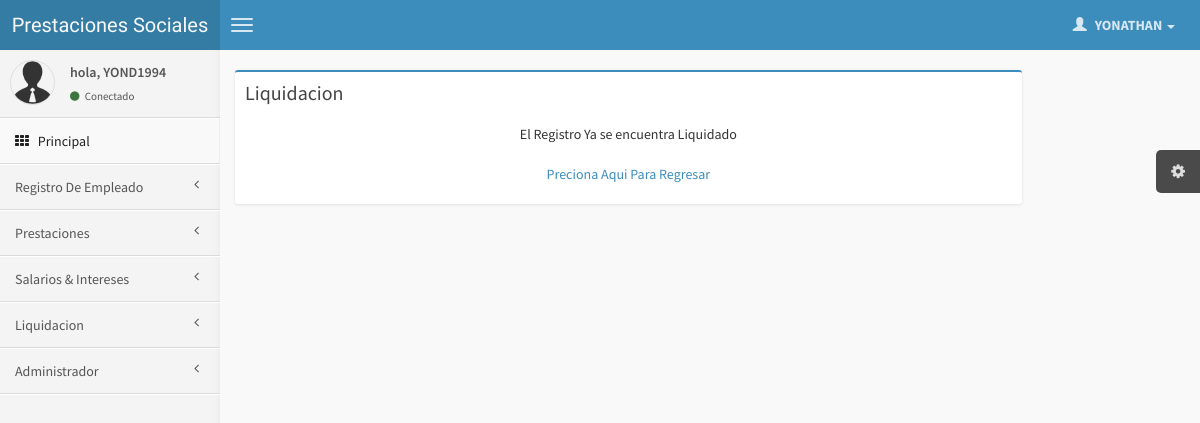
The app's page /paginas/agregarli.php?codigo=A0002 (signed in) with its own data.
### tables this page shows
CREATE TABLE `administrador` (
  `id` int(11) NOT NULL auto_increment,
  `usuario` varchar(50) NOT NULL,
  `pass` varchar(100) NOT NULL,
  `nombre` varchar(30) NOT NULL,
  `apellido` varchar(30) NOT NULL,
  `pregunta` varchar(50) NOT NULL,
  `respuesta` varchar(50) NOT NULL,
  `correo` varchar(50) NOT NULL,
  `id_extreme` varchar(50) NOT NULL,
  `tipo` int(2) NOT NULL,
  `imagen` varchar(40) NOT NULL,
  PRIMARY KEY  (`id`)
);

CREATE TABLE `empleados` (
  `id_empleado` int(10) NOT NULL auto_increment,
  `cedula` int(20) NOT NULL,
  `nombre` varchar(50) NOT NULL,
  `apellido` varchar(50) NOT NULL,
  `correo` varchar(50) NOT NULL,
  `fechai` date NOT NULL,
  `cod` varchar(20) NOT NULL,
  `ultimal` date default NULL,
  `estado` varchar(3) NOT NULL,
  PRIMARY KEY  (`cedula`),
  UNIQUE KEY `id_empleado` (`id_empleado`),
  UNIQUE KEY `cod` (`cod`)
);

### sesion.class.php (called while the page is built, shortened)
<?php
class sesion {
  public function get($nombre) {
     if (isset ( $_SESSION [$nombre] )) {
        return $_SESSION [$nombre];
     } else {
         return false;
     }
  }
}
?>

### paginas/cabecera.php (the view, shortened to what this page needs)
<?php
	require_once("../sesion.class.php");
	$sesion = new sesion();
	$usuario = $sesion->get("usuario_dq");
	if( $usuario == false )
	{
		header("Location: ../index.php");
	}
	else
	{
 include_once("../config.php");
		$consulta = "select usuario,tipo,nombre,apellido,correo,imagen from administrador where usuario = '$usuario';";
		$result = $conexion->query($consulta);
		if($result->num_rows > 0)
		{
			$fila = $result->fetch_assoc();
			 $a=$fila["tipo"];
		  $b=$fila["nombre"];
		}
	?>
<!DOCTYPE html>
<html>
    <head>
        <link href="../css/bootstrap.min.css" rel="stylesheet" type="text/css" />
        <link href="../css/font-awesome.min.css" rel="stylesheet" type="text/css" />
        <link href="../css/ionicons.min.css" rel="stylesheet" type="text/css" />
        <link href="../css/AdminLTE.css" rel="stylesheet" type="text/css" />
		 <link href="../../css/daterangepicker/daterangepicker-bs3.css" rel="stylesheet" type="text/css" />
        <link href="../../css/iCheck/all.css" rel="stylesheet" type="text/css" />
        <link href="../../css/colorpicker/bootstrap-colorpicker.min.css" rel="stylesheet"/>
        <link href="../../css/timepicker/bootstrap-timepicker.min.css" rel="stylesheet"/>
<link rel="stylesheet" type="text/css" href="../calendar/tcal.css" />
    </head>
    <body class="skin-blue">
        <header class="header">
            <a href="#" class="logo">
                Prestaciones Sociales
            </a>
            <nav class="navbar navbar-static-top" role="navigation">
                <a href="#" class="navbar-btn sidebar-toggle" data-toggle="offcanvas" role="button">
                    <span class="icon-bar"></span>
                    <span class="icon-bar"></span>
                    <span class="icon-bar"></span>
                </a>
                <div class="navbar-right">
                    <ul class="nav navbar-nav">
                        <li class="dropdown messages-menu">
                        <li class="dropdown tasks-menu">
                        <li class="dropdown user user-menu">
                            <a href="#" class="dropdown-toggle" data-toggle="dropdown">
                                <i class="glyphicon glyphicon-user"></i>
                                <span> <?php echo $b;  ?> <i class="caret"></i></span>
                            </a>
                        </li>
                    </ul>
                </div>
            </nav>
        </header>
        <div class="wrapper row-offcanvas row-offcanvas-left">
            <aside class="left-side sidebar-offcanvas">
                <section class="sidebar">
                    <div class="user-panel">
                        <div class="pull-left image">
                            <img src="../img/avatar3.png" class="img-circle" alt="User Image" />
                        </div>
                        <div class="pull-left info">
                            <p>hola, <?php echo $usuario;  ?></p>
                            <a href="#"><i class="fa fa-circle text-success"></i> Conectado</a>
                        </div>
                    </div>
                    <ul class="sidebar-menu">
                        <li class="active"><?php
							if($a==1){
								echo '
                            <a href="index.php" data-ajax="false">';
							}else {
							echo '
                            <a href="index2.php" data-ajax="false">';
							}  ?>
                                <i class="fa fa-th"></i> <span>Principal</span>
                            </a>
                        </li>
                        <li class="treeview">
						<?php
							if($a==1){
								echo '
                            <a href="index.php" data-ajax="false">';
							}else {
							echo '
                            <a href="index2.php" data-ajax="false">';
							}  ?>
                                <span>Registro De Empleado</span>
                               <i class="fa fa-angle-left pull-right"></i>
                            </a>
                        </li>
                        <li class="treeview">
                            <a href="#">
                                <span>Prestaciones</span>
                                <i class="fa fa-angle-left pull-right"></i>
                            </a>
                        </li>
                        <li class="treeview">
                            <a href="#">
                                 <span>Salarios & Intereses</span>
                                <i class="fa fa-angle-left pull-right"></i>
                            </a>
                        </li>
                       <li class="treeview">
                            <a href="categorias.php?cate=5" data-ajax="false">
                                <i class="fa fa-angle-left pull-right"></i> <span>Liquidacion </span>
                            </a>
                        </li>
                             <li class="treeview">
                            <a href="#">
                                 <i class="fa fa-angle-left pull-right"></i> <span>Administrador</span>
                            </a>
                        </li>
                    </ul>
                </section>
            </aside>
            <aside class="right-side">
			<?php
			}
			?>

### paginas/agregarli.php (shortened to what this page needs)
<?php
include("cabecera.php");
 require ('validarnum.php');
  $link=conectarse() ;
?>
<div class="col-md-10">
                            <div class="box box-primary">
                                <div class="box-header">
                                    <h3 class="box-title">Liquidacion</h3>
                                </div>
								<form  name="fe" action="" method="post" >
   	<?
	 $x1=$_GET['codigo'];
	$query="SELECT * FROM empleados WHERE cod='".$x1."' " ;
	$result=mysql_query($query,$link) or die("Error: ".mysql_error());
	while($Rs=mysql_fetch_array($result)) {
	if($Rs['estado']=='L'){
	echo '<center>
	El Registro Ya se encuentra Liquidado
	</br>
	</br>
	<a  href=liquidacionlista.php>Preciona Aqui Para Regresar</a></center></br> '
	;
								  }
		   }
		   ?>
                                </form>
                            </div>
<?php
include("pie.php");
?>

### records on screen
administrador: nombre "YONATHAN"
empleados: estado "El Registro Ya se encuentra Liquidado"

### other values on screen
$usuario "YOND1994"
